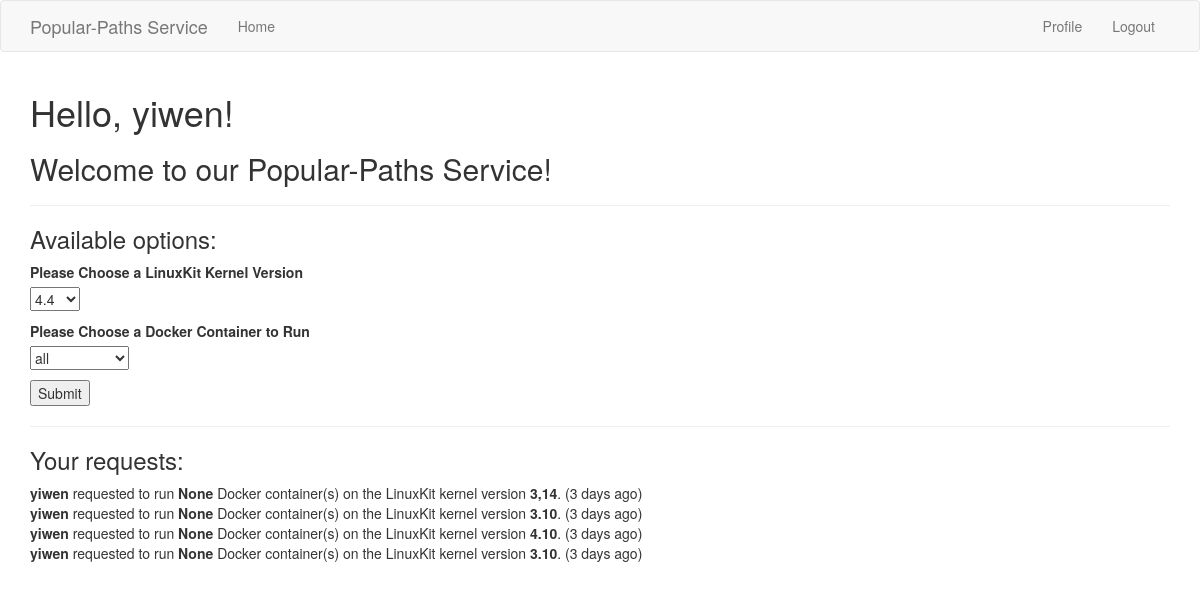
The page /index (signed in) on the database as committed earlier.
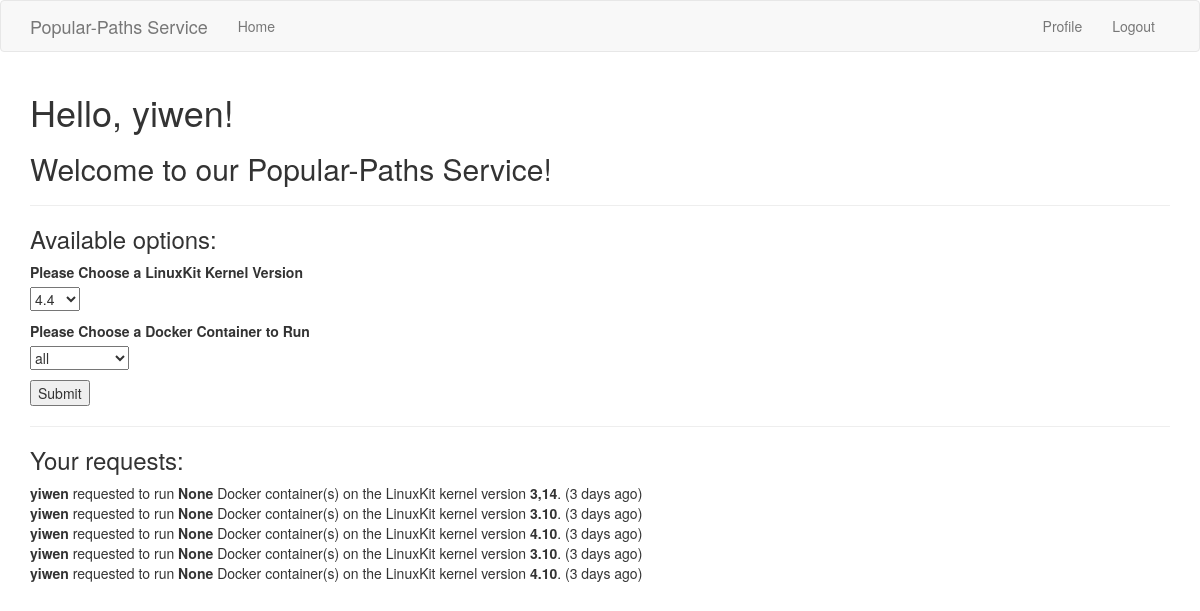
The same page on the database as committed later.
### app/models.py (models this page shows, shortened)
class Post(db.Model):
    id = db.Column(db.Integer, primary_key=True)
    body = db.Column(db.String(140))
    kernel_version = db.Column(db.String(100))
    container = db.Column(db.String(100))
    timestamp = db.Column(db.DateTime, index=True, default=datetime.utcnow)
    user_id = db.Column(db.Integer, db.ForeignKey('user.id'))

class User(UserMixin, db.Model):
    id = db.Column(db.Integer, primary_key=True)
    username = db.Column(db.String(64), index=True, unique=True)
    email = db.Column(db.String(120), index=True, unique=True)
    password_hash = db.Column(db.String(128))
    posts = db.relationship('Post', backref='author', lazy='dynamic')
    task = db.relationship('Task', backref='user', lazy='dynamic')
    about_me = db.Column(db.String(140))
    last_seen = db.Column(db.DateTime, default=datetime.utcnow)
    def get_all_posts(self):
        return Post.query.filter_by(user_id=self.id).all()

### app/routes.py (the view)
@app.route('/', methods=['GET', 'POST'])
@app.route('/index', methods=['GET', 'POST'])
@login_required
def index():
    form = PostForm()
    if form.validate_on_submit():
        post = Post(body='request', kernel_version=form.kernel_version.data, container=form.container.data, user_id=current_user.id)
        db.session.add(post)
        db.session.commit()
        flash('Your request has been made successfully!')
        return redirect(url_for('index'))
    posts = current_user.get_all_posts()
    return render_template("index.html", title='Home Page', form=form,
                           posts=posts)

### app/forms.py
class PostForm(FlaskForm):
    kernel_version = SelectField(
        'Please Choose a LinuxKit Kernel Version',
        choices=[('4.4', '4.4'), ('4.9', '4.9'), ('4.14', '4.14'), ('4.15', '4.15')]
    )
    container = SelectField(
        'Please Choose a Docker Container to Run',
        choices=[('all', 'all'), ('nginx', 'nginx'), ('alpine', 'alpine'), ('busybox', 'busybox'), ('redis', 'redis'), ('mongo', 'mongo'), ('httpd', 'httpd'), ('ubuntu', 'ubuntu'), ('postgress', 'postgress'), ('node', 'node'), ('mysql', 'mysql'), ('memcached', 'memcached'), ('registry', 'registry'), ('traefik', 'traefik'), ('hello-world', 'hello-world'), ('golang', 'golang'), ('docker', 'docker'), ('mariadb', 'mariadb'), ('consul', 'consul'), ('php', 'php'), ('python', 'python')])
    submit = SubmitField('Submit')

### app/models.py (called while the page is built)
@login.user_loader
def load_user(id):
    return User.query.get(int(id))

### app/routes.py (called while the page is built)
@app.before_request
def before_request():
    if current_user.is_authenticated:
        current_user.last_seen = datetime.utcnow()
        db.session.commit()

### app/templates/index.html (shortened to what this page needs)
{% extends "base.html" %}
{% block app_content %}
    <h1>Hello, {{ current_user.username }}!</h1>
    <h2>Welcome to our Popular-Paths Service!</h2>
    <hr>
    <h3>Available options:</h3>
    <form action="" method="post">
        <p>
            {{ form.kernel_version.label }}<br>
            {{ form.kernel_version }}<br>
        </p>
        <p>
            {{ form.container.label }}<br>
            {{ form.container }}<br>
        </p>
        <p>{{ form.submit() }}</p>
    </form>
    <hr>
    <h3>Your requests:</h3>
    {% for post in posts %}
        {% include '_post.html' %}
    {% endfor %}
{% endblock %}

### app/templates/_post.html
    <table>
        <tr valign="top">
            <td><b>{{ post.author.username }}</b> requested to run <b>{{ post.container }}</b> Docker container(s) on the LinuxKit kernel version <b>{{ post.kernel_version}}</b>.   ({{ moment(post.timestamp).fromNow() }})</td>
        </tr>
    </table>

Rows that differ between the two databases and show on the page:
added Post: author.username "yiwen", container "None", kernel_version "4.10", timestamp "3 days ago"
